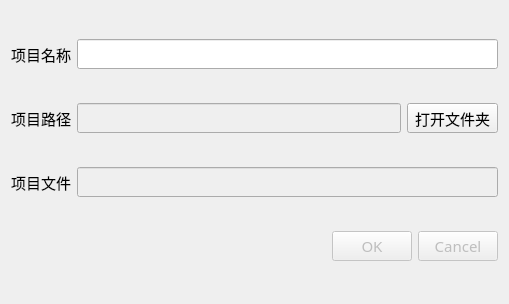
<?xml version="1.0" encoding="UTF-8"?>
<ui version="4.0">
 <class>project</class>
 <widget class="QDialog" name="project">
  <property name="geometry">
   <rect>
    <x>0</x>
    <y>0</y>
    <width>509</width>
    <height>304</height>
   </rect>
  </property>
  <property name="font">
   <font>
    <family>思源黑体 CN Regular</family>
    <pointsize>11</pointsize>
   </font>
  </property>
  <property name="windowTitle">
   <string>新建项目</string>
  </property>
  <property name="windowIcon">
   <iconset>
    <normaloff>src/images/tree.png</normaloff>src/images/tree.png</iconset>
  </property>
  <layout class="QGridLayout" name="gridLayout">
   <item row="1" column="1">
    <widget class="QLineEdit" name="line_url">
     <property name="enabled">
      <bool>false</bool>
     </property>
     <property name="font">
      <font>
       <family>思源黑体</family>
       <pointsize>11</pointsize>
      </font>
     </property>
    </widget>
   </item>
   <item row="0" column="1" colspan="2">
    <widget class="QLineEdit" name="line_name">
     <property name="font">
      <font>
       <family>思源黑体</family>
       <pointsize>11</pointsize>
      </font>
     </property>
    </widget>
   </item>
   <item row="1" column="2">
    <widget class="QToolButton" name="btn_file">
     <property name="font">
      <font>
       <family>思源黑体</family>
       <pointsize>11</pointsize>
      </font>
     </property>
     <property name="text">
      <string>打开文件夹</string>
     </property>
    </widget>
   </item>
   <item row="0" column="0">
    <widget class="QLabel" name="label">
     <property name="font">
      <font>
       <family>思源黑体</family>
       <pointsize>11</pointsize>
      </font>
     </property>
     <property name="text">
      <string>项目名称</string>
     </property>
     <property name="alignment">
      <set>Qt::AlignLeading|Qt::AlignLeft|Qt::AlignVCenter</set>
     </property>
    </widget>
   </item>
   <item row="1" column="0">
    <widget class="QLabel" name="label_2">
     <property name="font">
      <font>
       <family>思源黑体</family>
       <pointsize>11</pointsize>
      </font>
     </property>
     <property name="text">
      <string>项目路径</string>
     </property>
    </widget>
   </item>
   <item row="3" column="0" colspan="3">
    <widget class="QDialogButtonBox" name="btn_box">
     <property name="enabled">
      <bool>false</bool>
     </property>
     <property name="font">
      <font>
       <family>思源黑体</family>
       <pointsize>11</pointsize>
      </font>
     </property>
     <property name="orientation">
      <enum>Qt::Horizontal</enum>
     </property>
     <property name="standardButtons">
      <set>QDialogButtonBox::Cancel|QDialogButtonBox::Ok</set>
     </property>
    </widget>
   </item>
   <item row="2" column="0">
    <widget class="QLabel" name="label_3">
     <property name="font">
      <font>
       <family>思源黑体</family>
       <pointsize>11</pointsize>
      </font>
     </property>
     <property name="text">
      <string>项目文件</string>
     </property>
    </widget>
   </item>
   <item row="2" column="1" colspan="2">
    <widget class="QLineEdit" name="line_file">
     <property name="enabled">
      <bool>false</bool>
     </property>
     <property name="font">
      <font>
       <family>思源黑体</family>
       <pointsize>11</pointsize>
      </font>
     </property>
    </widget>
   </item>
  </layout>
 </widget>
 <resources/>
 <connections>
  <connection>
   <sender>btn_box</sender>
   <signal>accepted()</signal>
   <receiver>project</receiver>
   <slot>accept()</slot>
   <hints>
    <hint type="sourcelabel">
     <x>248</x>
     <y>254</y>
    </hint>
    <hint type="destinationlabel">
     <x>157</x>
     <y>274</y>
    </hint>
   </hints>
  </connection>
  <connection>
   <sender>btn_box</sender>
   <signal>rejected()</signal>
   <receiver>project</receiver>
   <slot>reject()</slot>
   <hints>
    <hint type="sourcelabel">
     <x>316</x>
     <y>260</y>
    </hint>
    <hint type="destinationlabel">
     <x>286</x>
     <y>274</y>
    </hint>
   </hints>
  </connection>
  <connection>
   <sender>line_file</sender>
   <signal>textChanged(QString)</signal>
   <receiver>project</receiver>
   <slot>update()</slot>
   <hints>
    <hint type="sourcelabel">
     <x>293</x>
     <y>180</y>
    </hint>
    <hint type="destinationlabel">
     <x>254</x>
     <y>151</y>
    </hint>
   </hints>
  </connection>
 </connections>
</ui>
